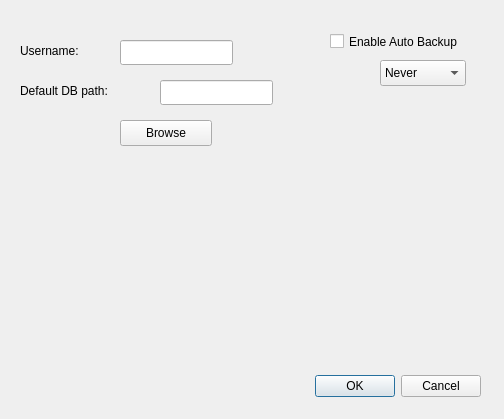
<?xml version="1.0" encoding="UTF-8"?>
<ui version="4.0">
 <class>Settings</class>
 <widget class="QDialog" name="Settings">
  <property name="geometry">
   <rect>
    <x>0</x>
    <y>0</y>
    <width>504</width>
    <height>419</height>
   </rect>
  </property>
  <property name="windowTitle">
   <string>Dialog</string>
  </property>
  <widget class="QDialogButtonBox" name="buttonBox">
   <property name="geometry">
    <rect>
     <x>140</x>
     <y>370</y>
     <width>341</width>
     <height>32</height>
    </rect>
   </property>
   <property name="orientation">
    <enum>Qt::Orientation::Horizontal</enum>
   </property>
   <property name="standardButtons">
    <set>QDialogButtonBox::StandardButton::Cancel|QDialogButtonBox::StandardButton::Ok</set>
   </property>
  </widget>
  <widget class="QLabel" name="label">
   <property name="geometry">
    <rect>
     <x>20</x>
     <y>30</y>
     <width>81</width>
     <height>41</height>
    </rect>
   </property>
   <property name="text">
    <string>Username:</string>
   </property>
  </widget>
  <widget class="QLineEdit" name="usernameLineEdit">
   <property name="geometry">
    <rect>
     <x>120</x>
     <y>40</y>
     <width>113</width>
     <height>25</height>
    </rect>
   </property>
  </widget>
  <widget class="QLabel" name="label_2">
   <property name="geometry">
    <rect>
     <x>20</x>
     <y>70</y>
     <width>131</width>
     <height>41</height>
    </rect>
   </property>
   <property name="text">
    <string>Default DB path:</string>
   </property>
  </widget>
  <widget class="QLineEdit" name="dbPathLineEdit">
   <property name="geometry">
    <rect>
     <x>160</x>
     <y>80</y>
     <width>113</width>
     <height>25</height>
    </rect>
   </property>
  </widget>
  <widget class="QPushButton" name="browseButton">
   <property name="geometry">
    <rect>
     <x>120</x>
     <y>120</y>
     <width>92</width>
     <height>26</height>
    </rect>
   </property>
   <property name="text">
    <string>Browse</string>
   </property>
  </widget>
  <widget class="QCheckBox" name="autoBackupCheckBox">
   <property name="geometry">
    <rect>
     <x>330</x>
     <y>30</y>
     <width>171</width>
     <height>23</height>
    </rect>
   </property>
   <property name="text">
    <string>Enable Auto Backup</string>
   </property>
  </widget>
  <widget class="QComboBox" name="backupFrequency">
   <property name="geometry">
    <rect>
     <x>380</x>
     <y>60</y>
     <width>86</width>
     <height>26</height>
    </rect>
   </property>
   <item>
    <property name="text">
     <string>Never</string>
    </property>
   </item>
   <item>
    <property name="text">
     <string>On Startup</string>
    </property>
   </item>
   <item>
    <property name="text">
     <string>Daily</string>
    </property>
   </item>
   <item>
    <property name="text">
     <string>Weekly</string>
    </property>
   </item>
   <item>
    <property name="text">
     <string>Monthly</string>
    </property>
   </item>
  </widget>
 </widget>
 <resources/>
 <connections>
  <connection>
   <sender>buttonBox</sender>
   <signal>accepted()</signal>
   <receiver>Settings</receiver>
   <slot>accept()</slot>
   <hints>
    <hint type="sourcelabel">
     <x>248</x>
     <y>254</y>
    </hint>
    <hint type="destinationlabel">
     <x>157</x>
     <y>274</y>
    </hint>
   </hints>
  </connection>
  <connection>
   <sender>buttonBox</sender>
   <signal>rejected()</signal>
   <receiver>Settings</receiver>
   <slot>reject()</slot>
   <hints>
    <hint type="sourcelabel">
     <x>316</x>
     <y>260</y>
    </hint>
    <hint type="destinationlabel">
     <x>286</x>
     <y>274</y>
    </hint>
   </hints>
  </connection>
 </connections>
</ui>
